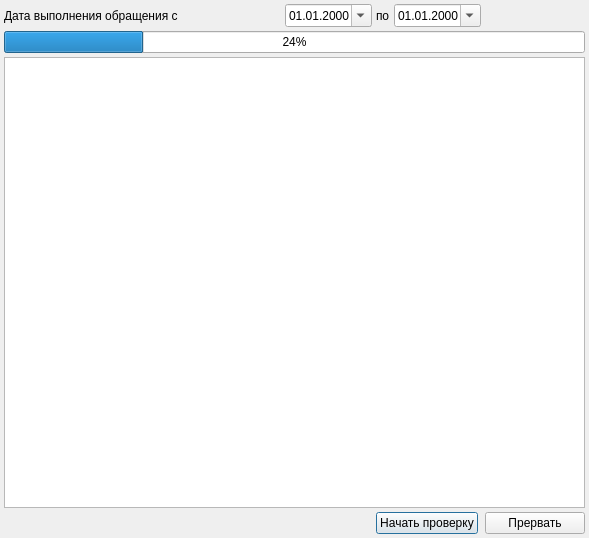
<?xml version="1.0" encoding="UTF-8"?>
<ui version="4.0">
 <class>ClientDocumentsCheckDialog</class>
 <widget class="QDialog" name="ClientDocumentsCheckDialog">
  <property name="geometry">
   <rect>
    <x>0</x>
    <y>0</y>
    <width>589</width>
    <height>538</height>
   </rect>
  </property>
  <property name="windowTitle">
   <string>Проверка документов, удостоверяющих личность</string>
  </property>
  <layout class="QGridLayout" name="gridLayout">
   <property name="margin">
    <number>4</number>
   </property>
   <property name="spacing">
    <number>4</number>
   </property>
   <item row="0" column="0" colspan="2">
    <widget class="QWidget" name="frmDateRange" native="true">
     <property name="sizePolicy">
      <sizepolicy hsizetype="Maximum" vsizetype="Preferred">
       <horstretch>0</horstretch>
       <verstretch>0</verstretch>
      </sizepolicy>
     </property>
     <layout class="QHBoxLayout" name="horizontalLayout">
      <property name="spacing">
       <number>4</number>
      </property>
      <property name="margin">
       <number>0</number>
      </property>
      <item>
       <widget class="QLabel" name="label">
        <property name="sizePolicy">
         <sizepolicy hsizetype="Fixed" vsizetype="Preferred">
          <horstretch>0</horstretch>
          <verstretch>0</verstretch>
         </sizepolicy>
        </property>
        <property name="text">
         <string>Дата выполнения обращения с </string>
        </property>
       </widget>
      </item>
     </layout>
    </widget>
   </item>
   <item row="3" column="0" colspan="6">
    <widget class="QListWidget" name="log"/>
   </item>
   <item row="2" column="0" colspan="6">
    <widget class="CProgressBar" name="progressBar">
     <property name="value">
      <number>24</number>
     </property>
     <property name="orientation">
      <enum>Qt::Horizontal</enum>
     </property>
    </widget>
   </item>
   <item row="5" column="3" colspan="2">
    <widget class="QPushButton" name="btnStart">
     <property name="sizePolicy">
      <sizepolicy hsizetype="Fixed" vsizetype="Fixed">
       <horstretch>0</horstretch>
       <verstretch>0</verstretch>
      </sizepolicy>
     </property>
     <property name="minimumSize">
      <size>
       <width>100</width>
       <height>0</height>
      </size>
     </property>
     <property name="text">
      <string>Начать проверку</string>
     </property>
    </widget>
   </item>
   <item row="5" column="0" colspan="3">
    <widget class="QLabel" name="labelInfo">
     <property name="sizePolicy">
      <sizepolicy hsizetype="Expanding" vsizetype="Preferred">
       <horstretch>0</horstretch>
       <verstretch>0</verstretch>
      </sizepolicy>
     </property>
     <property name="text">
      <string/>
     </property>
    </widget>
   </item>
   <item row="5" column="5">
    <widget class="QPushButton" name="btnClose">
     <property name="sizePolicy">
      <sizepolicy hsizetype="Fixed" vsizetype="Fixed">
       <horstretch>0</horstretch>
       <verstretch>0</verstretch>
      </sizepolicy>
     </property>
     <property name="minimumSize">
      <size>
       <width>100</width>
       <height>0</height>
      </size>
     </property>
     <property name="text">
      <string>Прервать</string>
     </property>
    </widget>
   </item>
   <item row="0" column="2">
    <widget class="CDateEdit" name="begDate">
     <property name="sizePolicy">
      <sizepolicy hsizetype="Maximum" vsizetype="Fixed">
       <horstretch>0</horstretch>
       <verstretch>0</verstretch>
      </sizepolicy>
     </property>
     <property name="date">
      <date>
       <year>2000</year>
       <month>1</month>
       <day>1</day>
      </date>
     </property>
     <property name="displayFormat">
      <string>dd.MM.yyyy</string>
     </property>
     <property name="calendarPopup">
      <bool>true</bool>
     </property>
    </widget>
   </item>
   <item row="0" column="3">
    <widget class="QLabel" name="label_2">
     <property name="sizePolicy">
      <sizepolicy hsizetype="Fixed" vsizetype="Preferred">
       <horstretch>0</horstretch>
       <verstretch>0</verstretch>
      </sizepolicy>
     </property>
     <property name="text">
      <string>по</string>
     </property>
    </widget>
   </item>
   <item row="0" column="4">
    <widget class="CDateEdit" name="endDate">
     <property name="sizePolicy">
      <sizepolicy hsizetype="Maximum" vsizetype="Fixed">
       <horstretch>0</horstretch>
       <verstretch>0</verstretch>
      </sizepolicy>
     </property>
     <property name="date">
      <date>
       <year>2000</year>
       <month>1</month>
       <day>1</day>
      </date>
     </property>
     <property name="displayFormat">
      <string>dd.MM.yyyy</string>
     </property>
     <property name="calendarPopup">
      <bool>true</bool>
     </property>
    </widget>
   </item>
  </layout>
 </widget>
 <customwidgets>
  <customwidget>
   <class>CProgressBar</class>
   <extends>QProgressBar</extends>
   <header>library/ProgressBar.h</header>
  </customwidget>
  <customwidget>
   <class>CDateEdit</class>
   <extends>QDateEdit</extends>
   <header>library/DateEdit.h</header>
  </customwidget>
 </customwidgets>
 <tabstops>
  <tabstop>log</tabstop>
 </tabstops>
 <resources/>
 <connections/>
</ui>
